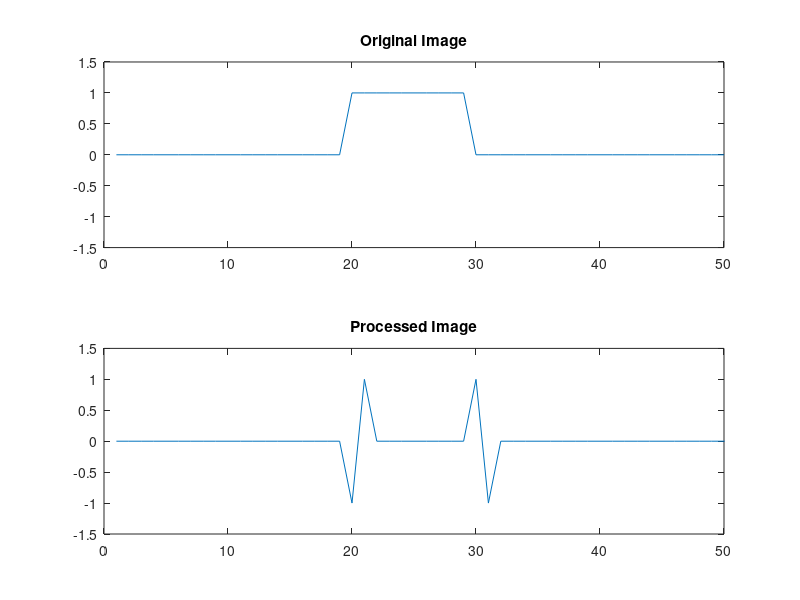
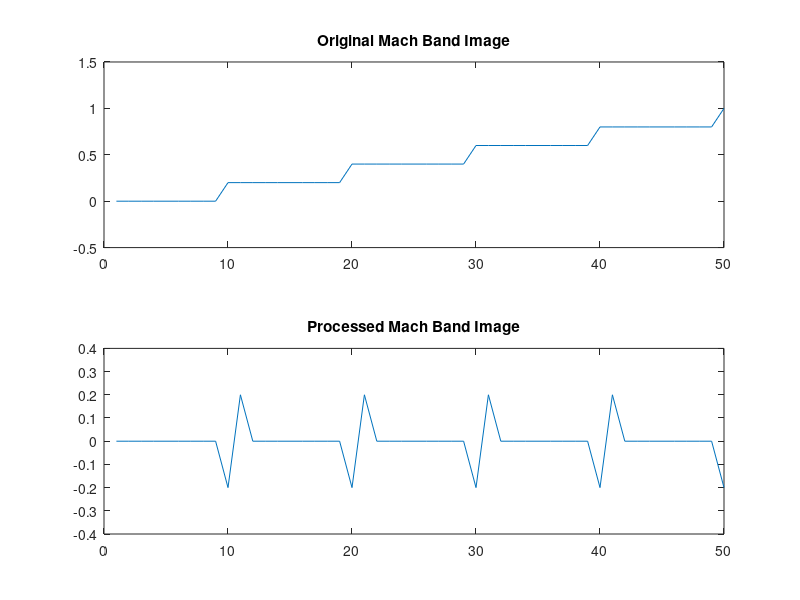
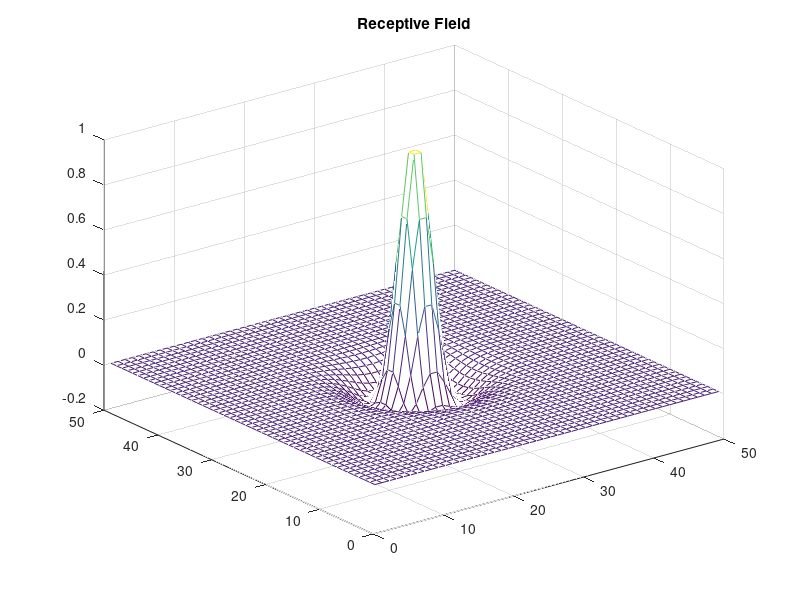
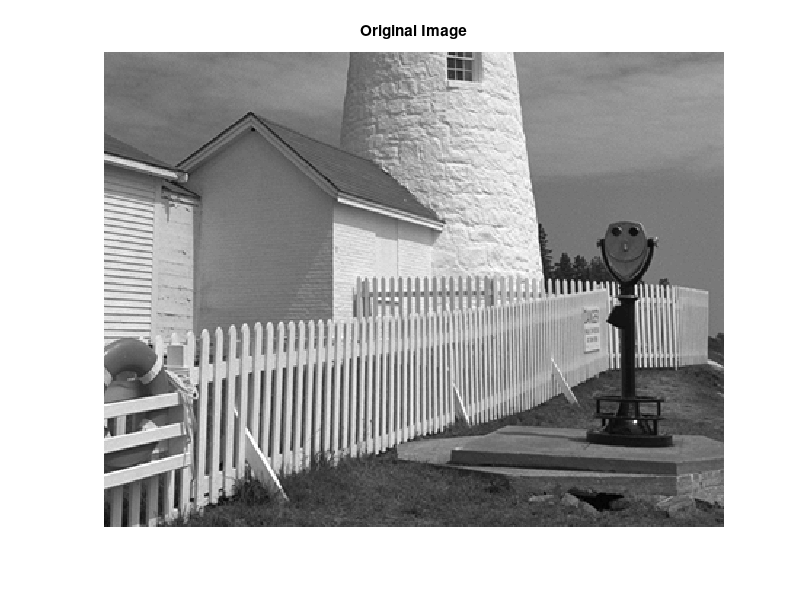

Write MATLAB code to recreate these figures, in order.
clear; close all;

% Models a basic visual response with lateral inhibition
% to a 1D image to a pulse.
h = [-1 2 -1];  % Receptor field response
i = 1:50;
x = ones(1,50).*(20<=i & i<30); % 1D input signal with centered pulse.
y = conv(x,h);
subplot(2,1,1);
plot(x);
axis([0 50 -1.5 1.5]);
title('Original Image');
subplot(2,1,2);
plot(y);
axis([0 50 -1.5 1.5]);
title('Processed Image');

% Models response to a gradient. Illustrates Mach band illusion.
x = floor(i/10);
x = x/max(x);
y = conv(x,h);
figure;
subplot(2,1,1);
plot(i,x);
axis([0 50 -.5 1.5]);
title('Original Mach Band Image');
subplot(2,1,2);
plot(i,y(1:50));
% axis([0 50 -2 2]);
title('Processed Mach Band Image');

% Does 2D image processing with "difference of Gaussian" function.
load lighthouse.mat;

% Generate and plot receptive field.
sigma = 2;
hh = fspecial('gaussian',[50 50],sigma) - fspecial('gaussian',[50 50],2*sigma);
hh = hh/max(max(hh));
figure;
mesh(hh);
title('Receptive Field');

% Process image.
figure;
yy = conv2(xx,hh,'same');
imshow(xx);
title('Original Image');
figure;
imshow(yy);
title('Processed Image');
